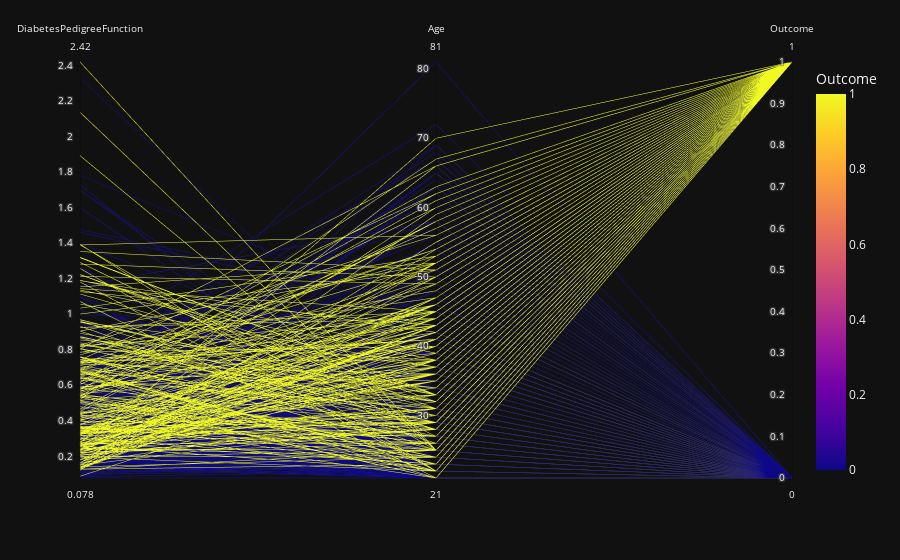

Notebook cell for this chart:
### Code cell
ax= px.parallel_coordinates(dt, color="Outcome",template= "plotly_dark")
ax.show()

### Figure 1 — Plotly figure (JSON) as saved in the notebook; plotly's stock layout.template omitted (floating-point values rounded to 4 significant figures; data arrays with more than 128 entries replaced by an {"elided": "..."} marker saying what was removed)
{"data": [{"dimensions": [{"label": "DiabetesPedigreeFunction", "values": {"elided": "2000 float values"}}, {"label": "Age", "values": {"elided": "2000 int values"}}, {"label": "Outcome", "values": {"elided": "2000 int values"}}], "domain": {"x": [0, 1], "y": [0, 1]}, "line": {"color": {"elided": "2000 int values"}, "coloraxis": "coloraxis"}, "name": "", "type": "parcoords"}], "layout": {"coloraxis": {"colorbar": {"title": {"text": "Outcome"}}, "colorscale": [[0, "#0d0887"], [0.1111, "#46039f"], [0.2222, "#7201a8"], [0.3333, "#9c179e"], [0.4444, "#bd3786"], [0.5556, "#d8576b"], [0.6667, "#ed7953"], [0.7778, "#fb9f3a"], [0.8889, "#fdca26"], [1, "#f0f921"]]}, "legend": {"tracegroupgap": 0}, "margin": {"t": 60}}}
